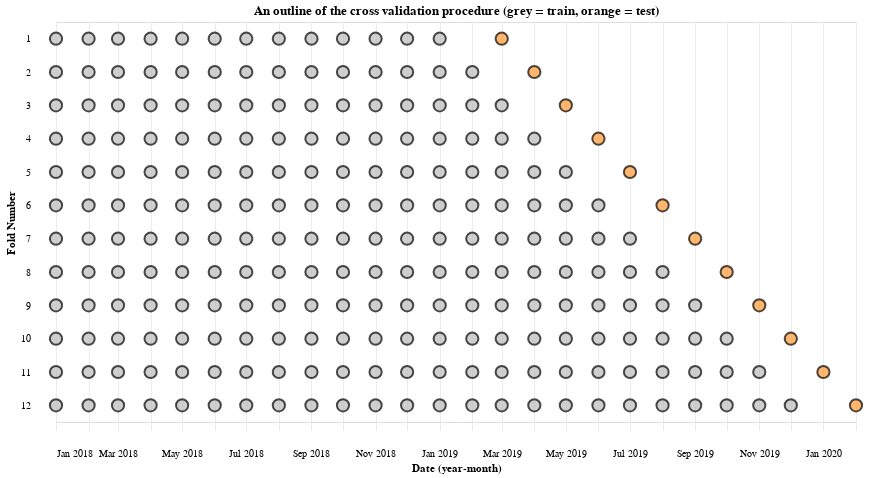

Write notebook code for a chart like this one.
### Code cell
mdl_cv_train_summary = pd.DataFrame()
mdl_cv_test_summary = pd.DataFrame()

for i, j in enumerate(mdl_cv_train_dates):
    fold_train_dates = pd.DataFrame({'Fold Number': f"{i + 1}", 'Date': j})
    mdl_cv_train_summary = pd.concat([mdl_cv_train_summary, fold_train_dates])

    fold_test_dates = pd.DataFrame({'Fold Number': f"{i + 1}", 'Date': [mdl_cv_pred_dates[i]]})
    mdl_cv_test_summary = pd.concat([mdl_cv_test_summary, fold_test_dates])

# Custom sorting for fold numbers on graph
fold_sort_order = [f"{i + 1}" for i in range(12)]

alt.Chart(mdl_cv_train_summary).mark_point().encode(
    x = alt.X('Date', timeUnit = 'yearmonth'),
    y = alt.Y('Fold Number', sort = fold_sort_order)
) + alt.Chart(mdl_cv_test_summary).mark_point(fill = '#FF9933').encode(
    x = alt.X('Date', timeUnit = 'yearmonth'),
    y = alt.Y('Fold Number', sort = fold_sort_order)
).properties(
    title = 'An outline of the cross validation procedure (grey = train, orange = test)'
)

### Figure 1 — Vega-Lite specification as saved in the notebook (floating-point values rounded to 4 significant figures; data arrays with more than 128 entries replaced by an {"elided": "..."} marker saying what was removed)
{"background": "#FFFFFF", "config": {"axis": {"domainOpacity": 0, "gridColor": "#ECECEC", "labelFontSize": 10, "labelPadding": 18, "tickColor": "#ECECEC", "tickSize": 8}, "legend": {"clipHeight": 16, "symbolStrokeWidth": 10, "labelFontSize": 12}, "line": {"size": 4}, "mark": {"color": "#000000"}, "point": {"fill": "#BABABA", "size": 150}, "range": {"category": {"scheme": "category10"}}}, "height": 400, "width": 800, "layer": [{"data": {"name": "data-acacd270f60c6343608296402a5fec01"}, "mark": {"type": "point"}, "encoding": {"x": {"field": "Date", "timeUnit": "yearmonth", "type": "temporal"}, "y": {"field": "Fold Number", "sort": ["1", "2", "3", "4", "5", "6", "7", "8", "9", "10", "11", "12"], "type": "nominal"}}}, {"data": {"name": "data-409e989c428deabd0b9a5559bd49437f"}, "mark": {"type": "point", "fill": "#FF9933"}, "encoding": {"x": {"field": "Date", "timeUnit": "yearmonth", "type": "temporal"}, "y": {"field": "Fold Number", "sort": ["1", "2", "3", "4", "5", "6", "7", "8", "9", "10", "11", "12"], "type": "nominal"}}, "title": "An outline of the cross validation procedure (grey = train, orange = test)"}], "$schema": "https://vega.github.io/schema/vega-lite/v5.20.1.json", "datasets": {"data-acacd270f60c6343608296402a5fec01": {"elided": "222 records"}, "data-409e989c428deabd0b9a5559bd49437f": [{"Fold Number": "1", "Date": "2019-03-31T00:00:00"}, {"Fold Number": "2", "Date": "2019-04-30T00:00:00"}, {"Fold Number": "3", "Date": "2019-05-31T00:00:00"}, {"Fold Number": "4", "Date": "2019-06-30T00:00:00"}, {"Fold Number": "5", "Date": "2019-07-31T00:00:00"}, {"Fold Number": "6", "Date": "2019-08-31T00:00:00"}, {"Fold Number": "7", "Date": "2019-09-30T00:00:00"}, {"Fold Number": "8", "Date": "2019-10-31T00:00:00"}, {"Fold Number": "9", "Date": "2019-11-30T00:00:00"}, {"Fold Number": "10", "Date": "2019-12-31T00:00:00"}, {"Fold Number": "11", "Date": "2020-01-31T00:00:00"}, {"Fold Number": "12", "Date": "2020-02-29T00:00:00"}]}}
